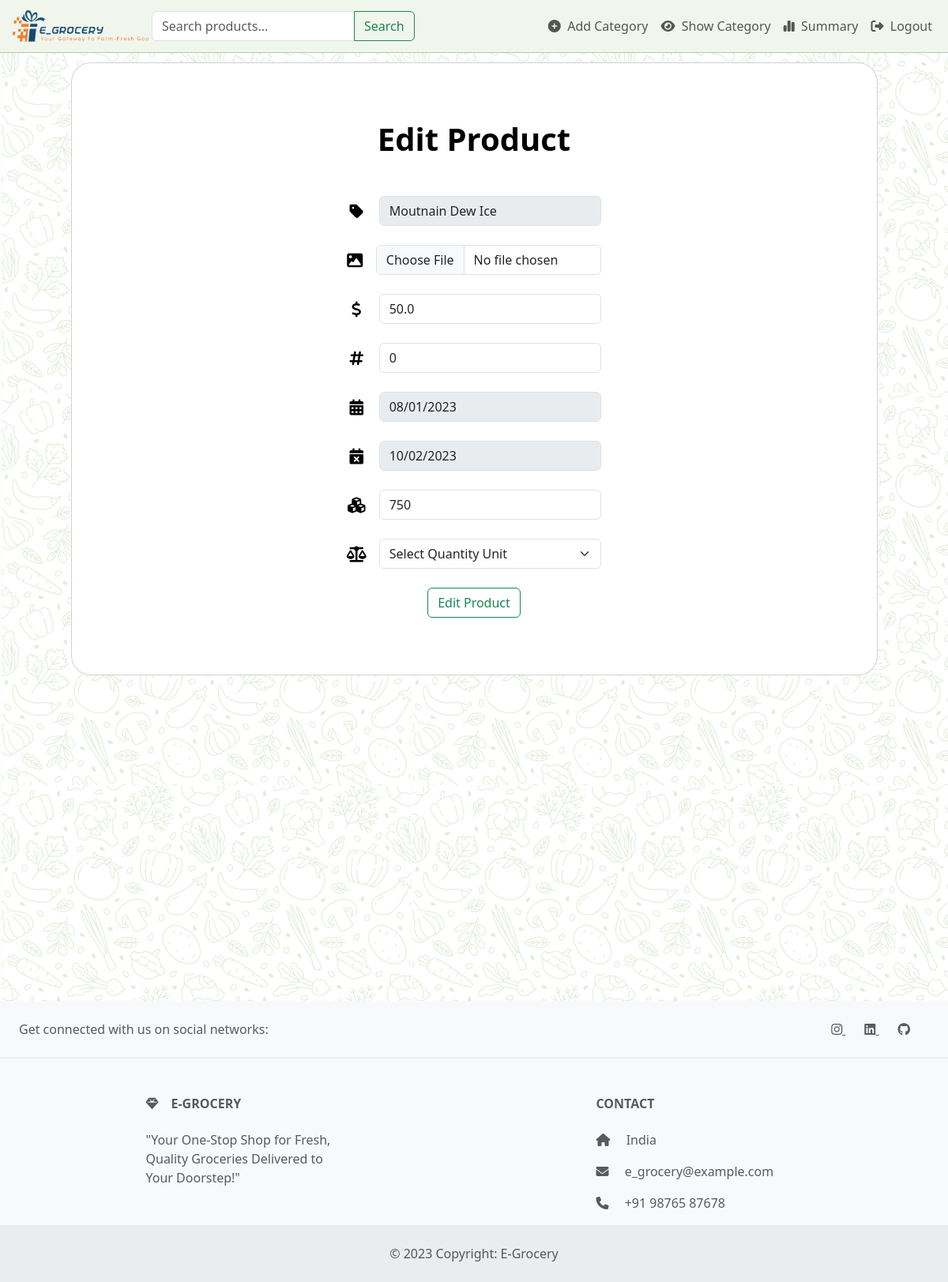
The page /edit-product/4 (signed in) on the database its author committed.
### models.py (models this page shows)
class Product(db.Model):
    id = db.Column(db.Integer, primary_key=True)
    name = db.Column(db.String(50))
    price = db.Column(db.Float)
    photo = db.Column(db.String(255))
    manufacturing_date = db.Column(db.Date)
    expiry_date = db.Column(db.Date)
    quantity = db.Column(db.Integer)
    quantity_unit = db.Column(db.String(10))
    number  = db.Column(db.Integer)
    timestamp_added = db.Column(db.DateTime, default=datetime.utcnow)
    category_id = db.Column(db.Integer, db.ForeignKey('category.id'))

### app.py (the view, shortened to what this page needs)
@app.route('/edit-product/<int:product_id>', methods=['GET', 'POST'])
@login_required
def edit_product(product_id):
    if not current_user.is_admin:
        flash('You do not have permission to access this page.', 'warning')
        return redirect(url_for('dashboard'))
    product = Product.query.get(product_id)
    category_id = product.category_id
    return render_template('edit_product.html', product=product)

### app.py (called while the page is built)
@login_manager.user_loader
def load_user(id):
    return User.query.get(int(id))

### templates/edit_product.html (shortened to what this page needs)
{% extends "base.html" %}
{% block content %}
<section class="vh-100">
    <div class="container h-100">
        <div class="row d-flex justify-content-center align-items-center h-100">
            <div class="col-lg-12 col-xl-11">
                <div class="card text-black" style="border-radius: 25px;">
                    <div class="card-body p-md-5">
                        <div class="row justify-content-center">
                            <div class="col-md-10 col-lg-6 col-xl-5 order-2 order-lg-1">
                                <p class="text-center h1 fw-bold mb-5 mx-1 mx-md-4 mt-4">Edit Product</p>
                                <form class="mx-1 mx-md-4" method="POST" action="{{ url_for('edit_product',product_id=product.id) }}" enctype="multipart/form-data">
                                    <div class="d-flex flex-row align-items-center mb-4">
                                        <i class="fas fa-tag fa-lg me-3 fa-fw"></i>
                                        <div class="form-outline flex-fill mb-0">
                                            <input type="text" id="name" name="name" class="form-control" placeholder="Product Name" required value="{{product.name}}" disabled/>
                                        </div>
                                    </div>
                                    <div class="d-flex flex-row align-items-center mb-4">
                                        <i class="fas fa-image fa-lg me-3 fa-fw"></i>
                                        <div class="form-outline flex-fill mb-0">
                                            <input type="file" id="image" name="photo" class="form-control" required value="{{product.photo}}" />
                                        </div>
                                    </div>
                                    <div class="d-flex flex-row align-items-center mb-4">
                                        <i class="fas fa-dollar-sign fa-lg me-3 fa-fw"></i>
                                        <div class="form-outline flex-fill mb-0">
                                            <input type="number" step="0.01" id="price" name="price" class="form-control" placeholder="Price" required value="{{product.price}}"  />
                                        </div>
                                    </div>
                                    <div class="d-flex flex-row align-items-center mb-4">
                                        <i class="fas fa-hashtag fa-lg me-3 fa-fw"></i>
                                        <div class="form-outline flex-fill mb-0">
                                            <input type="number" id="number" name="number" class="form-control" placeholder="No of Product in Stock" required  value="{{product.number}}" />
                                        </div>
                                    </div>
                                    <div class="d-flex flex-row align-items-center mb-4">
                                        <i class="fas fa-calendar-alt fa-lg me-3 fa-fw"></i>
                                        <div class="form-outline flex-fill mb-0">
                                            <input type="date" id="manufacturing_date" name="manufacturing_date" class="form-control" placeholder="Manufacturing Date" required value="{{product.manufacturing_date}}" disabled />
                                        </div>
                                    </div>
                                    <div class="d-flex flex-row align-items-center mb-4">
                                        <i class="fas fa-calendar-times fa-lg me-3 fa-fw"></i>
                                        <div class="form-outline flex-fill mb-0">
                                            <input type="date" id="expiry_date" name="expiry_date" class="form-control" placeholder="Expiry Date" required  value="{{product.expiry_date}}" disabled/>
                                        </div>
                                    </div>
                                    <div class="d-flex flex-row align-items-center mb-4">
                                        <i class="fas fa-cubes fa-lg me-3 fa-fw"></i>
                                        <div class="form-outline flex-fill mb-0">
                                            <input type="number" step="0.01" id="quantity" name="quantity" class="form-control" placeholder="Quantity" required value="{{product.quantity}}"  />
                                        </div>
                                    </div>
                                    <div class="d-flex flex-row align-items-center mb-4">
                                        <i class="fas fa-balance-scale fa-lg me-3 fa-fw"></i>
                                        <div class="form-outline flex-fill mb-0">
                                            <select class="form-select" id="quantity_unit" name="quantity_unit" required value="{{product.quantity_unit}}" >
                                                <option value="" disabled selected>Select Quantity Unit</option>
                                            </select>
                                        </div>
                                    </div>
                                    <div class="d-flex justify-content-center mx-4 mb-3 mb-lg-4">
                                        <button type="submit" class="btn btn-outline-success">Edit Product</button>
                                    </div>
                                </form>
                            </div>
                        </div>
                    </div>
                </div>
            </div>
        </div>
    </div>
</section>
{% endblock %}

### static/style.css (style rules this page uses)
.bg-image { background-image: url('/static/images/bg-image.png'); }

### rows shown on the page
Product: name "Moutnain Dew Ice", price "50.0", number "0", manufacturing_date "08/01/2023", expiry_date "10/02/2023", quantity "750"

### other values the page prints
{{ name }} "Add Category Show Category Summary Logout"
